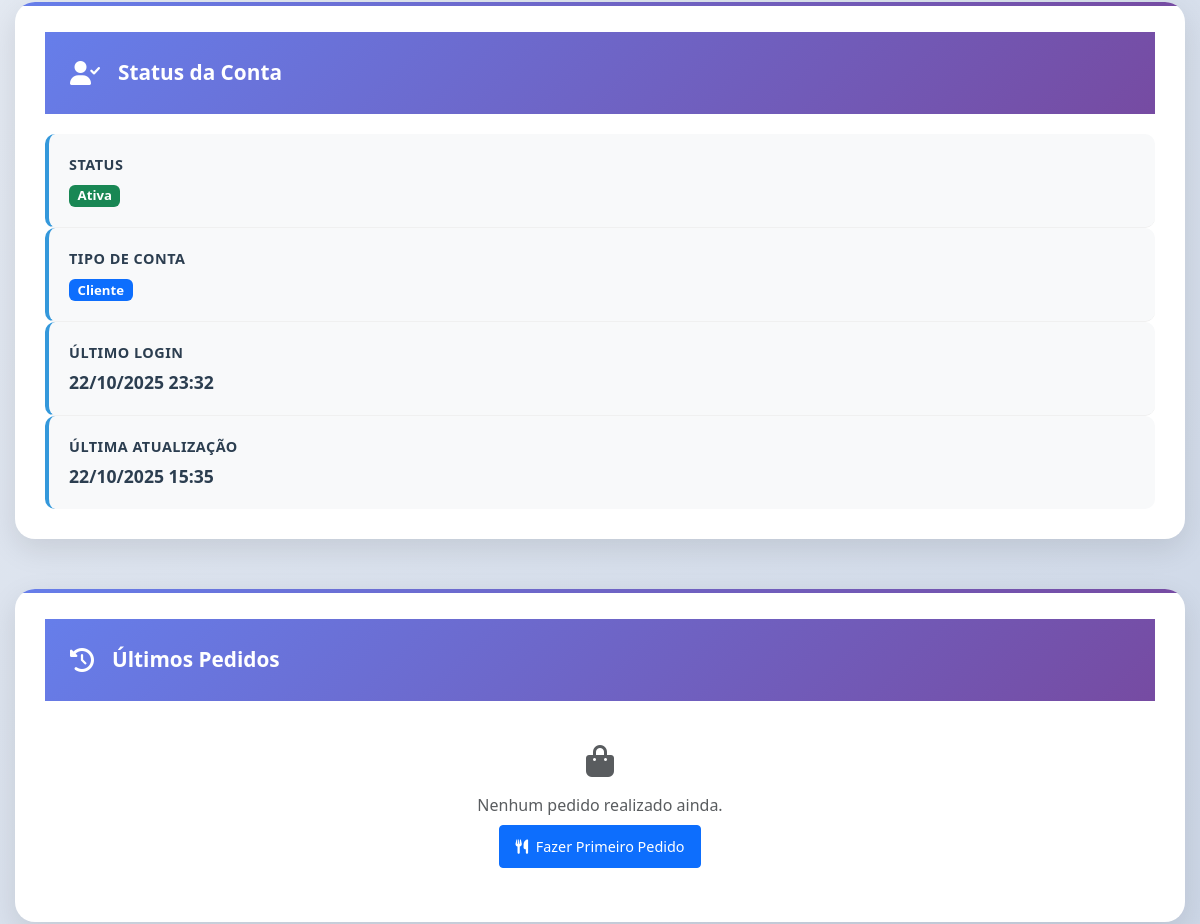
Before: /register/perfil/ (signed in, middle part) with the older database file.
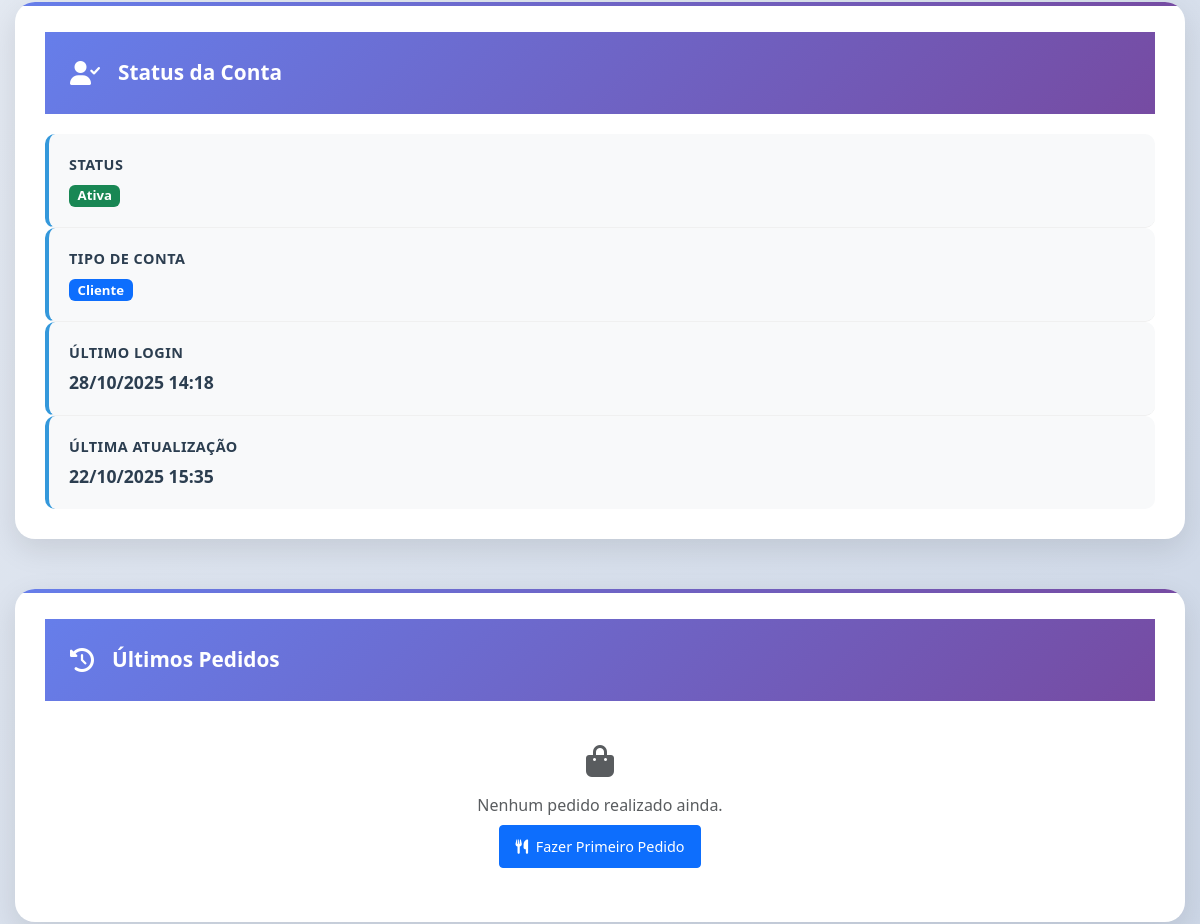
After: the same page with the newer database file.
### conta/models.py (models this page shows, shortened)
class Usuario(AbstractUser):
    username = models.CharField(
        max_length=150,
        unique=True,
        blank=True,
        null=True
    )
    email = models.EmailField('E-mail', unique=True)
    nome = models.CharField('Nome Completo', max_length=100)
    telemovel = models.CharField('Telemóvel', max_length=15, blank=True, null=True)
    bairro = models.CharField('Bairro', max_length=100, blank=True, null=True)
    cidade = models.CharField('Cidade', max_length=100, blank=True, null=True)
    provincia = models.CharField('Província', max_length=50, blank=True, null=True)
    municipio = models.CharField('Município', max_length=50, blank=True, null=True)
    foto_perfil = models.ImageField(
        'Foto de Perfil',
        upload_to='avatars/%Y/%m/%d/',
        blank=True,
        null=True
    )
    data_criacao = models.DateTimeField('Data de Criação', default=timezone.now)
    data_atualizacao = models.DateTimeField('Data de Atualização', auto_now=True)
    USERNAME_FIELD = 'email'
    REQUIRED_FIELDS = ['nome', 'username']
    class Meta:
        verbose_name = 'Usuário'
        verbose_name_plural = 'Usuários'
        db_table = 'conta_usuario'

### conta/views.py (the view)
# urls.py: path('perfil/', views.perfil, name='perfil'),
@login_required
@cache_page(60 * 15)  # 15 minutos de cache para perfil
@vary_on_cookie
def perfil(request):
    usuario = request.user
    from django.core.cache import cache
    cache_key = f"perfil_data_user_{usuario.id}"
    perfil_data = cache.get(cache_key)
    if perfil_data is None:
        ultimos_pedidos = PedidoEntrega.objects.filter(
            carrinho__usuario=usuario
        ).select_related('carrinho').prefetch_related('carrinho__itens__produto').order_by('-data_solicitacao')[:3]
        total_pedidos = PedidoEntrega.objects.filter(
            carrinho__usuario=usuario
        ).count()
        pedidos_entregues = PedidoEntrega.objects.filter(
            carrinho__usuario=usuario,
            estado='entregue'
        ).count()
        total_gasto = 0
        for pedido in ultimos_pedidos:
            if hasattr(pedido.carrinho, 'total'):
                total_gasto += pedido.carrinho.total
            else:
                total_gasto += sum(item.subtotal for item in pedido.carrinho.itens.all())
        perfil_data = {
            'ultimos_pedidos': ultimos_pedidos,
            'total_pedidos': total_pedidos,
            'pedidos_entregues': pedidos_entregues,
            'total_gasto': total_gasto,
        }
        cache.set(cache_key, perfil_data, 60 * 15)
    context = {
        'usuario': usuario,
        **perfil_data
    }
    return render(request, 'perfil.html', context)

### index/context_processors.py (called while the page is built)
def cache_context(timeout):
    def decorator(func):
        def wrapper(request):
            cache_key = f"context_{func.__name__}_{request.user.id if request.user.is_authenticated else 'anon'}"
            cached_data = cache.get(cache_key)
            if cached_data is None:
                cached_data = func(request)
                cache.set(cache_key, cached_data, timeout)
            return cached_data
        return wrapper
    return decorator

def obter_produtos_recomendados(usuario):
    cache_key = f"produtos_recomendados_{usuario.id}"
    produtos_recomendados = cache.get(cache_key)
    if produtos_recomendados is None:
        produtos_recomendados = gerar_produtos_recomendados(usuario)
        cache.set(cache_key, produtos_recomendados, 60 * 60 * 24)
    return produtos_recomendados

### conta/templates/perfil.html (shortened to what the changed rows need)
<!DOCTYPE html>
{% load static %}
{% load cache %}
<html lang="pt-br">
<head>
    <link rel="preload" href="https://cdn.jsdelivr.net/npm/bootstrap@5.3.0/dist/css/bootstrap.min.css" as="style" onload="this.onload=null;this.rel='stylesheet'">
    <link rel="preload" href="https://cdnjs.cloudflare.com/ajax/libs/font-awesome/6.0.0/css/all.min.css" as="style" onload="this.onload=null;this.rel='stylesheet'">
    <link rel="preload" href="https://unpkg.com/aos@2.3.1/dist/aos.css" as="style" onload="this.onload=null;this.rel='stylesheet'">
    {% cache 86400 css_per %}
    <link href="{% static 'css/per.css' %}" rel="stylesheet">
    {% endcache %}
</head>
<body>
    <div class="main-container">
        <div class="content-grid">
            <div class="sidebar-content">
                {% cache 300 account_status request.user.id %}
                <div class="info-card" data-aos="fade-left" data-aos-delay="300">
                    <div class="info-item">
                        <div class="info-label">Último Login</div>
                        <div class="info-value">
                            {% if usuario.last_login %}
                                {{ usuario.last_login|date:"d/m/Y H:i" }}
                            {% else %}
                                <span class="empty-field">Primeiro acesso</span>
                            {% endif %}
                        </div>
                    </div>
                    <div class="info-item">
                        <div class="info-label">Última Atualização</div>
                        <div class="info-value">{{ usuario.data_atualizacao|date:"d/m/Y H:i" }}</div>
                    </div>
                </div>
                {% endcache %}
            </div>
        </div>
    </div>
</body>
</html>

Changed rows visible on the page:
changed Usuario: last_login "22/10/2025 23:32" → "28/10/2025 14:18"
